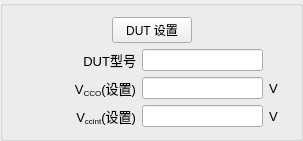
<?xml version="1.0" encoding="UTF-8"?>
<ui version="4.0">
 <class>AdcSettingsWidgetClass</class>
 <widget class="QWidget" name="AdcSettingsWidgetClass">
  <property name="geometry">
   <rect>
    <x>0</x>
    <y>0</y>
    <width>303</width>
    <height>123</height>
   </rect>
  </property>
  <property name="windowTitle">
   <string>ADC设置</string>
  </property>
  <layout class="QGridLayout" name="gridLayout_3">
   <property name="margin">
    <number>0</number>
   </property>
   <item row="0" column="0">
    <widget class="QGroupBox" name="groupBox">
     <property name="maximumSize">
      <size>
       <width>16777215</width>
       <height>227</height>
      </size>
     </property>
     <property name="title">
      <string/>
     </property>
     <property name="alignment">
      <set>Qt::AlignCenter</set>
     </property>
     <layout class="QGridLayout" name="gridLayout_2">
      <item row="0" column="0">
       <spacer name="horizontalSpacer">
        <property name="orientation">
         <enum>Qt::Horizontal</enum>
        </property>
        <property name="sizeHint" stdset="0">
         <size>
          <width>40</width>
          <height>20</height>
         </size>
        </property>
       </spacer>
      </item>
      <item row="0" column="1">
       <widget class="QPushButton" name="pushButtonChangeSettings">
        <property name="text">
         <string>DUT 设置</string>
        </property>
       </widget>
      </item>
      <item row="0" column="2">
       <spacer name="horizontalSpacer_2">
        <property name="orientation">
         <enum>Qt::Horizontal</enum>
        </property>
        <property name="sizeHint" stdset="0">
         <size>
          <width>40</width>
          <height>20</height>
         </size>
        </property>
       </spacer>
      </item>
      <item row="1" column="0" colspan="3">
       <layout class="QGridLayout" name="gridLayout">
        <item row="0" column="0">
         <widget class="QLabel" name="labl_3">
          <property name="font">
           <font>
            <family>Arial</family>
            <pointsize>10</pointsize>
           </font>
          </property>
          <property name="text">
           <string>DUT型号</string>
          </property>
          <property name="alignment">
           <set>Qt::AlignRight|Qt::AlignTrailing|Qt::AlignVCenter</set>
          </property>
         </widget>
        </item>
        <item row="0" column="1">
         <widget class="QLineEdit" name="adcTypeLineEdit">
          <property name="sizePolicy">
           <sizepolicy hsizetype="Preferred" vsizetype="Fixed">
            <horstretch>0</horstretch>
            <verstretch>0</verstretch>
           </sizepolicy>
          </property>
          <property name="readOnly">
           <bool>true</bool>
          </property>
         </widget>
        </item>
        <item row="1" column="0">
         <widget class="QLabel" name="labl_4">
          <property name="font">
           <font>
            <family>Arial</family>
            <pointsize>10</pointsize>
           </font>
          </property>
          <property name="text">
           <string>&lt;!DOCTYPE HTML PUBLIC &quot;-//W3C//DTD HTML 4.0//EN&quot; &quot;http://www.w3.org/TR/REC-html40/strict.dtd&quot;&gt;
&lt;html&gt;&lt;head&gt;&lt;meta name=&quot;qrichtext&quot; content=&quot;1&quot; /&gt;&lt;style type=&quot;text/css&quot;&gt;
p, li { white-space: pre-wrap; }
&lt;/style&gt;&lt;/head&gt;&lt;body style=&quot; font-family:'Arial'; font-size:10pt; font-weight:400; font-style:normal;&quot;&gt;
&lt;p style=&quot; margin-top:0px; margin-bottom:0px; margin-left:0px; margin-right:0px; -qt-block-indent:0; text-indent:0px;&quot;&gt;V&lt;span style=&quot; vertical-align:sub;&quot;&gt;CCO&lt;/span&gt;(设置)&lt;/p&gt;&lt;/body&gt;&lt;/html&gt;</string>
          </property>
          <property name="alignment">
           <set>Qt::AlignRight|Qt::AlignTrailing|Qt::AlignVCenter</set>
          </property>
         </widget>
        </item>
        <item row="1" column="2">
         <widget class="QLabel" name="labl_10">
          <property name="minimumSize">
           <size>
            <width>20</width>
            <height>0</height>
           </size>
          </property>
          <property name="maximumSize">
           <size>
            <width>20</width>
            <height>16777215</height>
           </size>
          </property>
          <property name="font">
           <font>
            <family>Arial</family>
            <pointsize>10</pointsize>
           </font>
          </property>
          <property name="text">
           <string>V</string>
          </property>
         </widget>
        </item>
        <item row="2" column="0">
         <widget class="QLabel" name="labl_5">
          <property name="font">
           <font>
            <family>Arial</family>
            <pointsize>10</pointsize>
           </font>
          </property>
          <property name="text">
           <string>&lt;!DOCTYPE HTML PUBLIC &quot;-//W3C//DTD HTML 4.0//EN&quot; &quot;http://www.w3.org/TR/REC-html40/strict.dtd&quot;&gt;
&lt;html&gt;&lt;head&gt;&lt;meta name=&quot;qrichtext&quot; content=&quot;1&quot; /&gt;&lt;style type=&quot;text/css&quot;&gt;
p, li { white-space: pre-wrap; }
&lt;/style&gt;&lt;/head&gt;&lt;body style=&quot; font-family:'Arial'; font-size:10pt; font-weight:400; font-style:normal;&quot;&gt;
&lt;p style=&quot; margin-top:0px; margin-bottom:0px; margin-left:0px; margin-right:0px; -qt-block-indent:0; text-indent:0px;&quot;&gt;V&lt;span style=&quot; vertical-align:sub;&quot;&gt;ccint&lt;/span&gt;(设置)&lt;/p&gt;&lt;/body&gt;&lt;/html&gt;</string>
          </property>
          <property name="alignment">
           <set>Qt::AlignRight|Qt::AlignTrailing|Qt::AlignVCenter</set>
          </property>
         </widget>
        </item>
        <item row="2" column="2">
         <widget class="QLabel" name="labl_11">
          <property name="font">
           <font>
            <family>Arial</family>
            <pointsize>10</pointsize>
           </font>
          </property>
          <property name="text">
           <string>V</string>
          </property>
         </widget>
        </item>
        <item row="1" column="1">
         <widget class="QLineEdit" name="vaDoubleLineEdit">
          <property name="sizePolicy">
           <sizepolicy hsizetype="Preferred" vsizetype="Fixed">
            <horstretch>0</horstretch>
            <verstretch>0</verstretch>
           </sizepolicy>
          </property>
          <property name="readOnly">
           <bool>true</bool>
          </property>
         </widget>
        </item>
        <item row="2" column="1">
         <widget class="QLineEdit" name="vdDoubleLineEdit">
          <property name="sizePolicy">
           <sizepolicy hsizetype="Preferred" vsizetype="Fixed">
            <horstretch>0</horstretch>
            <verstretch>0</verstretch>
           </sizepolicy>
          </property>
          <property name="readOnly">
           <bool>true</bool>
          </property>
         </widget>
        </item>
       </layout>
      </item>
     </layout>
    </widget>
   </item>
  </layout>
 </widget>
 <layoutdefault spacing="6" margin="11"/>
 <resources/>
 <connections/>
</ui>
